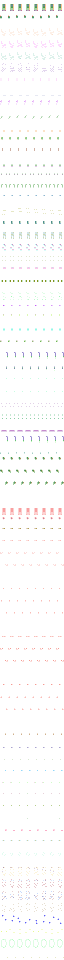
#> input picture Tools/Qud/CYFTemplates/avian/biped.png, 128 x 1920 px (shown at 1/2 size)
$ python -i TextureDetail.py   (imports and definitions only)
#> lines starting #> are read from the running program, lines starting #| are printed output that depends on the picture; after the words box and inside, x2 and y2 are one past the last pixel; in counts of white or black regions, pixels touching at a corner belong together
"""Higher-resolution feather albedo with drawn detail, from a stock feather-card atlas.

A recolour keeps the stock texture's resolution: scaled up on a big body (the Giant Raven is the
Druid's Raven x4) the feather cards show soft texels and saw-tooth alpha edges. `feathers()`
makes a texture twice the size (or `scale` times) that follows the stock layout card by card:

  - every card (a connected piece of the alpha mask) gets its own frame from its shape: the long
    axis, the tip (the end away from the thin quill), and a midline (the rachis) found per
    slice along the axis, so slightly curved feathers are followed;
  - barbs: fine ridges leaving the rachis at `barbAngle` degrees towards the tip on both vanes,
    slightly curved, with jittered spacing and a few vane splits (gaps where barbs part);
  - a soft gloss: low-frequency sheen in `glossColour` across the vanes, strongest part-way out
    from the rachis, varying along each feather; a thin highlight on the rachis;
  - small pieces (down, hair-like strands) get fine strands along their own axis instead;
  - alpha: upscaled, the stock texel steps smoothed out and the edge ramp narrowed to about two
    texels, so an alpha test cuts a smooth contour instead of stair steps; the vane margins are
    frayed a little along the barbs (feather edges, not a saw);
  - colour under transparent texels is filled from the nearest card, so mips and filtering do
    not pull in the background.

Colour: the stock colour is recoloured first (`recolor`, as RecolorEffect.recolor_rgb), so the
result keeps the stock's look and only gains detail. Everything is computed; nothing is copied
from anywhere but the input image.

`encode_bc3()` writes the game's own .texture layout (BC3 sRGB, full mip chain, the header of
HdTexture.from_image_bc3) through DirectXTex texconv when it is installed (better blocks, and
`--keep-coverage` keeps alpha-tested cards from thinning out in the mips), else through Pillow.

usage:
  TextureDetail.py feathers <stock.texture|png> <out.texture> [--png preview.png] [--options json]
"""
import io
import json
import math
import os
import shutil
import struct
import subprocess
import sys
import tempfile

import numpy as np

sys.path.insert(0, os.path.dirname(os.path.abspath(__file__)))
import HdTexture  # noqa: E402

DEFAULTS = {
    'scale': 2,
    'barbPeriod': 3.4,          # texels of the output between barbs
    'barbAngle': 38.0,          # degrees from the rachis, towards the tip
    'barbCurve': 0.004,         # bend of the barbs (per texel of distance from the rachis)
    'barbStrength': 0.26,       # luminance swing of the barb ridges
    'splits': 0.22,             # share of the vane with a split (barbs parted)
    'clump': 6.0,               # barbs per clump: neighbouring barbs cling together in groups
    'gloss': 0.55,              # strength of the sheen
    'glossColour': [40, 50, 92],    # sRGB added at full sheen: raven blue-violet
    'rachis': 0.25,             # highlight on the shaft
    'fray': 0.10,               # alpha threshold swing at the vane margins
    'edge': [0.22, 0.78],       # alpha remap: smoothstep(edge0, edge1) after smoothing
    'smooth': 0.9,              # Gaussian sigma (output texels) that rounds the stock texel steps
    'minCard': 900,             # input texels: smaller pieces count as down / strands
    'seed': 7,
    'recolor': None,            # {"hue", "minSat", "hueShift", "sat", "value"}
}


def _smoothstep(e0, e1, x):
    t = np.clip((x - e0) / (e1 - e0), 0.0, 1.0)
    return t * t * (3 - 2 * t)


def _noise(shape, cell, rng, octaves=3):
    """Smooth value noise in 0..1 (fbm of bicubic-upscaled random grids)."""
    from PIL import Image
    h, w = shape
    out = np.zeros(shape, np.float32)
    total = 0.0
    amp = 1.0
    for o in range(octaves):
        c = max(2.0, cell / (2 ** o))
        gh, gw = int(h / c) + 3, int(w / c) + 3
        grid = rng.random((gh, gw)).astype(np.float32)
        img = Image.fromarray(grid, 'F').resize((int(gw * c), int(gh * c)), Image.BICUBIC)
        out += amp * np.asarray(img)[:h, :w]
        total += amp
        amp *= 0.5
    out /= total
    lo, hi = np.percentile(out, 1), np.percentile(out, 99)
    return np.clip((out - lo) / max(1e-6, hi - lo), 0, 1)


def _recolor(rgb, op):
    """Vectorised RecolorEffect.recolor_rgb on an (..., 3) array in 0..1."""
    if not op:
        return rgb
    r, g, b = rgb[..., 0], rgb[..., 1], rgb[..., 2]
    mx, mn = rgb.max(-1), rgb.min(-1)
    v = mx
    d = mx - mn
    s = np.where(mx > 0, d / np.maximum(mx, 1e-9), 0)
    h = np.zeros_like(mx)
    nz = d > 1e-9
    rc = np.where(nz, (mx - r) / np.maximum(d, 1e-9), 0)
    gc = np.where(nz, (mx - g) / np.maximum(d, 1e-9), 0)
    bc = np.where(nz, (mx - b) / np.maximum(d, 1e-9), 0)
    h = np.where(r == mx, bc - gc, np.where(g == mx, 2.0 + rc - bc, 4.0 + gc - rc))
    h = np.where(nz, (h / 6.0) % 1.0, 0)
    if 'hue' in op:
        h = np.full_like(h, (op['hue'] % 360) / 360.0)
        s = np.maximum(s, op.get('minSat', 0.0))
    h = (h + op.get('hueShift', 0) / 360.0) % 1.0
    s = np.minimum(1.0, s * op.get('sat', 1.0))
    v = np.minimum(1.0, v * op.get('value', 1.0))
    i = np.floor(h * 6.0).astype(int) % 6
    f = h * 6.0 - np.floor(h * 6.0)
    p, q, t = v * (1 - s), v * (1 - s * f), v * (1 - s * (1 - f))
    out = np.stack([np.choose(i, [v, q, p, p, t, v]), np.choose(i, [t, v, v, q, p, p]), np.choose(i, [p, p, t, v, v, q])], -1)
    return out


def _card_frames(alpha_in, scale, opts):
    """Per output texel: card id, along (towards the tip), across (from the midline), half-width.
    Computed on the input mask, then scaled up."""
    from scipy import ndimage
    mask = alpha_in > 0.5
    labels, count = ndimage.label(mask, structure=np.ones((3, 3)))
    H, W = alpha_in.shape
    oh, ow = H * scale, W * scale
    yy, xx = np.mgrid[0:oh, 0:ow].astype(np.float32)
    yy = (yy + 0.5) / scale - 0.5
    xx = (xx + 0.5) / scale - 0.5
    # every output texel belongs to the nearest card (so the frame also covers the soft margins)
    dist, (iy, ix) = ndimage.distance_transform_edt(~mask, return_indices=True)
    near = labels[iy, ix]
    near_out = near[np.clip(np.round(yy).astype(int), 0, H - 1), np.clip(np.round(xx).astype(int), 0, W - 1)]
    along = np.zeros((oh, ow), np.float32)
    across = np.zeros((oh, ow), np.float32)
    half = np.ones((oh, ow), np.float32)
    kind = np.zeros((oh, ow), np.int8)       # 1 = feather card, 2 = down / strand
    cards = []
    for k, sl in enumerate(ndimage.find_objects(labels), start=1):
        if sl is None:
            continue
        ys, xs = np.nonzero(labels[sl] == k)
        ys = ys + sl[0].start
        xs = xs + sl[1].start
        area = len(ys)
        pts = np.stack([xs, ys], 1).astype(np.float64)
        c = pts.mean(0)
        cov = np.cov((pts - c).T) if area > 2 else np.eye(2)
        w_, v_ = np.linalg.eigh(cov)
        u = v_[:, 1]
        n = np.array([-u[1], u[0]])
        s = (pts - c) @ u
        t = (pts - c) @ n
        sel = (near_out == k)
        S = (xx[sel] - c[0]) * u[0] + (yy[sel] - c[1]) * u[1]
        T = (xx[sel] - c[0]) * n[0] + (yy[sel] - c[1]) * n[1]
        if area < opts['minCard'] or len(s) < 10:
            along[sel] = S * scale
            across[sel] = T * scale
            half[sel] = max(1.0, math.sqrt(w_[0]) * 2 * scale)
            kind[sel] = 2
            continue
        # midline and width per slice along the axis
        bins = np.linspace(s.min(), s.max() + 1e-6, max(8, int((s.max() - s.min()) / 6)) + 1)
        idx = np.clip(np.digitize(s, bins) - 1, 0, len(bins) - 2)
        mids = np.array([np.median(t[idx == b]) if np.any(idx == b) else np.nan for b in range(len(bins) - 1)])
        widths = np.array([(t[idx == b].max() - t[idx == b].min()) if np.any(idx == b) else 0 for b in range(len(bins) - 1)])
        centres = (bins[:-1] + bins[1:]) / 2
        ok = ~np.isnan(mids)
        mids = np.interp(centres, centres[ok], mids[ok])
        mids = ndimage.uniform_filter1d(mids, 3, mode='nearest')
        widths = ndimage.uniform_filter1d(widths.astype(float), 3, mode='nearest')
        # the quill end is the end with the long bare stretch (both ends taper; the quill stays thin
        # for a long way): count the thin slices from each end. The tip is the other end.
        thin = widths < 0.22 * widths.max()
        run_start = int(np.argmin(thin)) if not thin.all() else len(thin)
        run_end = int(np.argmin(thin[::-1])) if not thin.all() else len(thin)
        if run_start != run_end:
            sign = 1.0 if run_start > run_end else -1.0
        else:
            q = max(1, len(widths) // 5)
            sign = 1.0 if widths[:q].mean() < widths[-q:].mean() else -1.0
        mid_out = np.interp(S, centres, mids)
        half_out = np.maximum(1.0, np.interp(S, centres, widths) / 2)
        along[sel] = sign * S * scale
        across[sel] = (T - mid_out) * scale
        half[sel] = half_out * scale
        kind[sel] = 1
        cards.append({'id': k, 'area': int(area), 'centre': [round(float(c[0]), 1), round(float(c[1]), 1)],
                      'axis': [round(float(u[0] * sign), 3), round(float(u[1] * sign), 3)]})
    return along, across, half, kind, cards


def _fill_transparent(rgb, alpha, iterations=10):
    """Colour under transparent texels from the nearest opaque ones (no background bleed in mips)."""
    from scipy import ndimage
    solid = alpha > 0.5
    if not solid.any():
        return rgb
    _, (iy, ix) = ndimage.distance_transform_edt(~solid, return_indices=True)
    filled = rgb[iy, ix]
    w = _smoothstep(0.0, 0.5, alpha)[..., None]
    return rgb * w + filled * (1 - w)


def feathers(img, options=None):
    """Stock feather atlas (Pillow RGBA) -> (Pillow RGBA at scale x, report)."""
    from PIL import Image, ImageFilter
    from scipy import ndimage
    opts = dict(DEFAULTS)
    opts.update(options or {})
    scale = int(opts['scale'])
    rng = np.random.default_rng(opts['seed'])
    src = np.asarray(img.convert('RGBA')).astype(np.float32) / 255.0
    H, W = src.shape[:2]
    oh, ow = H * scale, W * scale
    # colour: premultiplied Lanczos upscale (no dark fringe), then unpremultiplied
    a_in = src[..., 3]
    pre = src[..., :3] * a_in[..., None]

    def up(ch):
        return np.asarray(Image.fromarray(ch.astype(np.float32), 'F').resize((ow, oh), Image.LANCZOS))
    a_up = np.clip(up(a_in), 0, 1)
    rgb_up = np.stack([up(pre[..., i]) for i in range(3)], -1)
    rgb_fill = np.stack([up(_fill_transparent(src[..., :3], a_in)[..., i]) for i in range(3)], -1)
    rgb = np.where(a_up[..., None] > 0.05, np.clip(rgb_up / np.maximum(a_up[..., None], 1e-4), 0, 1), np.clip(rgb_fill, 0, 1))
    rgb = _recolor(rgb, opts['recolor'])

    along, across, half, kind, cards = _card_frames(a_in, scale, opts)
    feather = kind == 1
    down = kind == 2
    rel = np.clip(np.abs(across) / half, 0, 1.5)             # 0 at the rachis, 1 at the margin

    # barbs: iso-lines of w = along - |across| / tan(angle) - curve * across^2
    theta = math.radians(opts['barbAngle'])
    jitter = (_noise((oh, ow), 40 * scale, rng) - 0.5) * 3.0 + (_noise((oh, ow), 9 * scale, rng) - 0.5) * 1.6   # wander of the spacing
    w = along - np.abs(across) / math.tan(theta) - opts['barbCurve'] * across * across + jitter
    period = opts['barbPeriod'] / math.sin(theta)                 # along the axis
    phase = 2 * math.pi * w / period
    ridge = (0.5 + 0.5 * np.cos(phase)) ** 2.2                    # thin bright barb ridges
    # clumps: groups of barbs cling together; the barbs at a clump's edge are darker (shadowed)
    clump_phase = phase / opts['clump'] + (_noise((oh, ow), 18 * scale, rng) - 0.5) * 3.0
    clump = 0.5 + 0.5 * np.cos(clump_phase)
    # vane splits: a few places where neighbouring barbs part (a dark gap along a barb)
    split_field = _noise((oh, ow), 26 * scale, rng)
    split_gate = _smoothstep(1 - opts['splits'] - 0.05, 1 - opts['splits'] + 0.05, split_field)
    gap = split_gate * _smoothstep(0.92, 0.99, 0.5 + 0.5 * np.cos(phase / 7.0 + 1.3)) * (rel > 0.12)
    # fine barbules: a faint cross-hatch along the barbs
    barbule = 0.5 + 0.5 * np.sin(2 * math.pi * (along * 0.9 + np.abs(across) * 1.4) / 1.7)
    # no barbs on the shaft itself, nor on the bare quill (where the card is only a few texels wide)
    vane = _smoothstep(0.03, 0.12, rel) * _smoothstep(2.5 * scale, 5.0 * scale, half)
    lum = 1.0 + feather * vane * (opts['barbStrength'] * (ridge - 0.35) * (0.55 + 0.45 * clump) + 0.16 * (clump - 0.5)
                                  + 0.06 * (barbule - 0.5) - 0.55 * gap)
    # down and strands: fine lines along their own axis
    strands = 0.5 + 0.5 * np.sin(2 * math.pi * across / 2.1 + (_noise((oh, ow), 12 * scale, rng) - 0.5) * 5)
    lum = lum + down * 0.22 * (strands - 0.5)
    # rachis highlight
    shaft = np.exp(-(across / (0.9 * scale)) ** 2) * feather
    # gloss: sheen strongest part-way out on the vanes, varying along the feather and across cards
    sheen = np.exp(-((rel - 0.42) / 0.3) ** 2) * feather + 0.35 * down
    variation = _noise((oh, ow), 90 * scale, rng)
    streak = 0.5 + 0.5 * np.sin(2 * math.pi * along / (140.0 * scale) + variation * 4)
    gloss = opts['gloss'] * sheen * (0.35 + 0.65 * variation * streak) * (0.75 + 0.25 * ridge)
    gc = np.asarray(opts['glossColour'], np.float32) / 255.0
    out = rgb * lum[..., None] + gc * gloss[..., None] * (0.55 + 0.45 * ridge[..., None]) + gc * opts['rachis'] * shaft[..., None]
    out = np.clip(out, 0, 1)

    # alpha: smooth the stock texel steps, narrow the ramp, fray the vane margins along the barbs
    a_s = ndimage.gaussian_filter(a_up, opts['smooth'])
    e0, e1 = opts['edge']
    margin = feather * _smoothstep(0.7, 1.0, rel)
    shift = opts['fray'] * margin * (0.5 - ridge) * 2
    alpha = _smoothstep(e0 + shift, e1 + shift, a_s)
    # thin parts (loose barbs at the quill, down) keep the stock's soft coverage instead of vanishing
    alpha = np.maximum(alpha, 0.9 * np.clip(a_up, 0, 1) * (1 - margin))
    # keep fine soft parts (down, strands) as soft as the stock had them
    alpha = np.where(down, np.maximum(alpha * 0.85, np.clip(a_up, 0, 1) * 0.9), alpha)
    out = _fill_transparent(out, alpha)
    rgba = np.dstack([out, alpha])
    result = Image.fromarray((rgba * 255 + 0.5).astype(np.uint8), 'RGBA')
    report = {'input': [W, H], 'output': [ow, oh], 'cards': len(cards), 'downPieces': int(len(np.unique(np.asarray(kind == 2)))),
              'options': {k: v for k, v in opts.items()}}
    return result, report


# [120 lines left out: functions _texconv, _dds_levels, _texture_bytes, encode_bc3, check_texture, main, not called in this run]


# [2 lines not run here, left out]

>>> from PIL import Image
>>> picture = Image.open('../Qud/CYFTemplates/avian/biped.png')
#> picture is the input picture: PIL image 128x1920 RGBA; mean R, G, B, A 3.3, 2.9, 2.5, 5.3
>>> result = feathers(picture)
#> in _fill_transparent, `solid = alpha > 0.5`: solid: shape (1920, 128) bool; 2.1% white in thin lines or dots
#> in _fill_transparent, `_, (iy, ix) = ndimage.distance_transform_edt(~solid, return_indices=Tr..`:
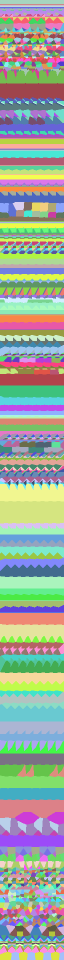
#> iy: shape (1920, 128) int32 (shown at 1/2 size); 424 distinct labels, from 8 to 1915; one colour per label, 0 black
#> in _fill_transparent, `_, (iy, ix) = ndimage.distance_transform_edt(~solid, return_indices=Tr..`:
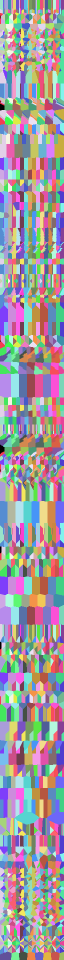
#> ix: shape (1920, 128) int32 (shown at 1/2 size); 128 distinct labels, from 0 to 127; one colour per label, 0 black
#> in _card_frames, `labels, count = ndimage.label(mask, structure=np.ones((3, 3)))`:
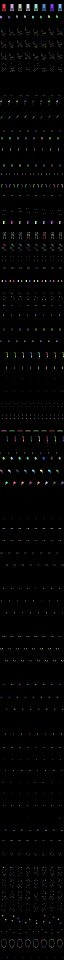
#> labels: shape (1920, 128) int32 (shown at 1/2 size); 1659 distinct labels, from 0 to 1658; one colour per label, 0 black
#> in _card_frames, `labels, count = ndimage.label(mask, structure=np.ones((3, 3)))`: count = 1658
#> in _card_frames, `near = labels[iy, ix]`: near: shape (1920, 128) int32; 1658 distinct labels, from 1 to 1658
#> in _card_frames, `near_out = near[np.clip(np.round(yy).astype(int), 0, H - 1), np.clip(n..`:
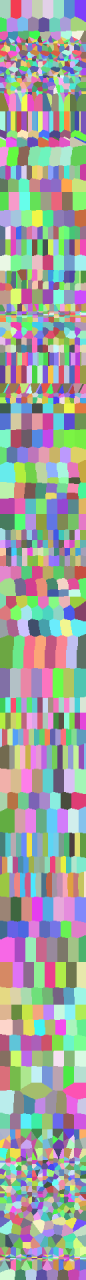
#> near_out: shape (3840, 256) int32 (shown at 1/3 size); 1658 distinct labels, from 1 to 1658; one colour per label, 0 black
#> the loop in _card_frames, `for k, sl in enumerate(ndimage.find_objects(labels), start=1):` made 1658 passes
#> (area, c, cov, w_, v_, n) on passes 1 to 3: (74, [7.5, 14.03], [[3.65, -6.08e-18], [-6.08e-18, 16.52]], [3.65, 16.52], [[1, 0], [0, 1]], [-1, 0]), (74, [23.5, 14.03], [[3.65, -6.08e-18], [-6.08e-18, 16.52]], [3.65, 16.52], [[1, 0], [0, 1]], [-1, 0]), (74, [39.5, 14.03], [[3.65, -6.08e-18], [-6.08e-18, 16.52]], [3.65, 16.52], [[1, 0], [0, 1]], [-1, 0])
#> after the loop in _card_frames, `for k, sl in enumerate(ndimage.find_objects(labels), start=1):`:
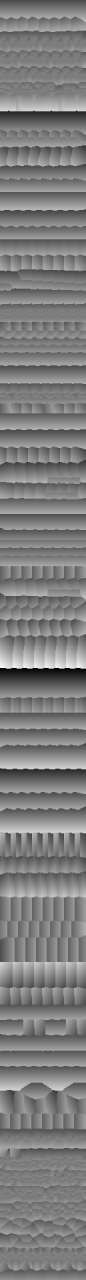
#> along: shape (3840, 256) float32 (shown at 1/3 size); min -68.5, max 71.37, mean 0.6; drawn with min black and max white
#> after the loop in _card_frames, `for k, sl in enumerate(ndimage.find_objects(labels), start=1):`:
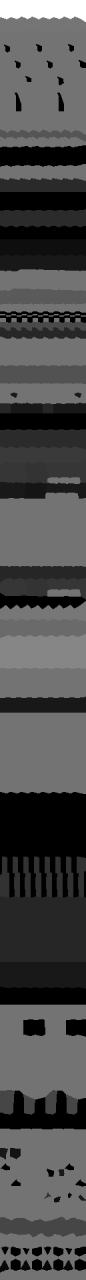
#> half: shape (3840, 256) float32 (shown at 1/3 size); min 1, max 7.64, mean 2.99; drawn with min black and max white
#> after the loop in _card_frames, `for k, sl in enumerate(ndimage.find_objects(labels), start=1):`: kind: shape (3840, 256) int8; every value is 2
#> in feathers, `down = kind == 2`: down: shape (3840, 256) bool; every value is 1
#> call 2 of _noise, with shape = (3840, 256), cell = 18, octaves = 3
#> after the loop in _noise (call 2), `for o in range(octaves):`:
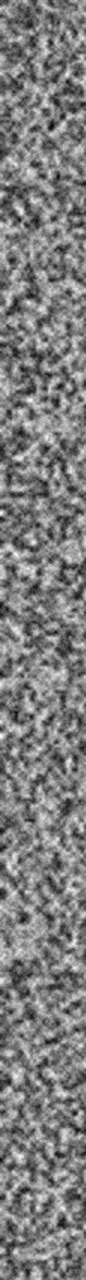
#> out: shape (3840, 256) float32 (shown at 1/3 size); min 0.00933, max 1.76, mean 0.877; drawn with min black and max white

$ run again, on Tools/Qud/CYFTemplates/avian/cactus.png
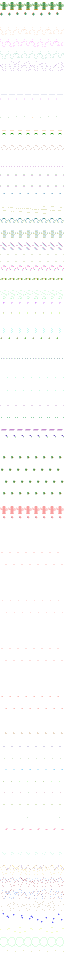
#> input picture Tools/Qud/CYFTemplates/avian/cactus.png, 128 x 1920 px (shown at 1/2 size)
#> picture is the input picture: PIL image 128x1920 RGBA; mean R, G, B, A 3.5, 3, 2.4, 5.5
#> solid: shape (1920, 128) bool; 2.1% white in thin lines or dots
#> iy: shape (1920, 128) int32; 379 distinct labels, from 4 to 1902
#> ix: shape (1920, 128) int32; 128 distinct labels, from 0 to 127
#> labels: shape (1920, 128) int32; 1964 distinct labels, from 0 to 1963
#> count = 1963
#> near: shape (1920, 128) int32; 1963 distinct labels, from 1 to 1963
#> in _card_frames, `near_out = near[np.clip(np.round(yy).astype(int), 0, H - 1), np.clip(n..`:
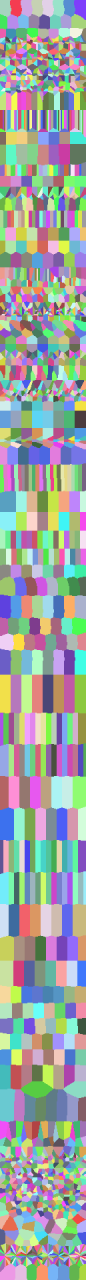
#> near_out: shape (3840, 256) int32 (shown at 1/3 size); 1963 distinct labels, from 1 to 1963; one colour per label, 0 black
#> the loop in _card_frames, `for k, sl in enumerate(ndimage.find_objects(labels), start=1):` made 1963 passes
#> (area, c, cov, w_, v_) on passes 1 to 3: (118, [7.58, 11.48], [[8.37, 0.523], [0.523, 18.23]], [8.34, 18.26], [[-0.999, 0.0527], [0.0527, 0.999]]), (118, [23.58, 11.48], [[8.37, 0.523], [0.523, 18.23]], [8.34, 18.26], [[-0.999, 0.0527], [0.0527, 0.999]]), (118, [39.58, 11.48], [[8.37, 0.523], [0.523, 18.23]], [8.34, 18.26], [[-0.999, 0.0527], [0.0527, 0.999]])
#> down: shape (3840, 256) bool; every value is 1
#> in feathers, `rel = np.clip(np.abs(across) / half, 0, 1.5)`:
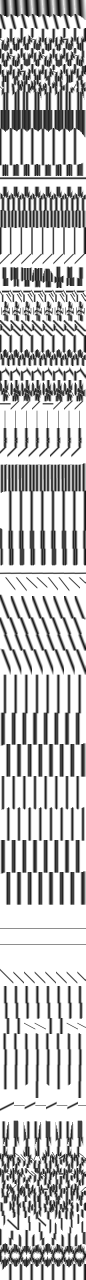
#> rel: shape (3840, 256) float32 (shown at 1/3 size); min 0, max 1.5, mean 1.11; drawn with min black and max white

$ run again, on Tools/Qud/CYFTemplates/avian/chair.png
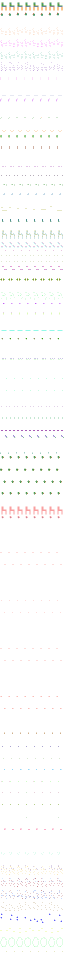
#> input picture Tools/Qud/CYFTemplates/avian/chair.png, 128 x 1920 px (shown at 1/2 size)
#> picture is the input picture: PIL image 128x1920 RGBA; mean R, G, B, A 3.1, 2.7, 2.2, 4.8
#> solid: shape (1920, 128) bool; 1.9% white in thin lines or dots
#> iy: shape (1920, 128) int32; 367 distinct labels, from 5 to 1903
#> ix: shape (1920, 128) int32; 124 distinct labels, from 0 to 127
#> labels: shape (1920, 128) int32; 1888 distinct labels, from 0 to 1887
#> count = 1887
#> near: shape (1920, 128) int32; 1887 distinct labels, from 1 to 1887
#> in _card_frames, `near_out = near[np.clip(np.round(yy).astype(int), 0, H - 1), np.clip(n..`:
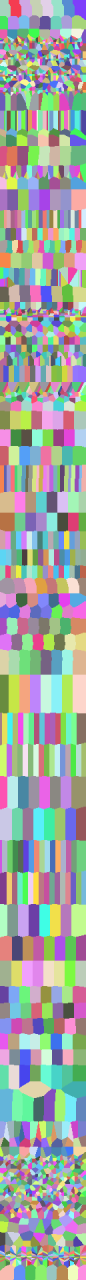
#> near_out: shape (3840, 256) int32 (shown at 1/3 size); 1887 distinct labels, from 1 to 1887; one colour per label, 0 black
#> the loop in _card_frames, `for k, sl in enumerate(ndimage.find_objects(labels), start=1):` made 1887 passes
#> (area, c, cov, w_, v_) on passes 1 to 3: (82, [6.62, 12.39], [[10.93, 4.35], [4.35, 16.98]], [8.66, 19.25], [[-0.886, 0.463], [0.463, 0.886]]), (82, [22.62, 12.39], [[10.93, 4.35], [4.35, 16.98]], [8.66, 19.25], [[-0.886, 0.463], [0.463, 0.886]]), (82, [38.62, 12.39], [[10.93, 4.35], [4.35, 16.98]], [8.66, 19.25], [[-0.886, 0.463], [0.463, 0.886]])
#> down: shape (3840, 256) bool; every value is 1
#> in feathers, `rel = np.clip(np.abs(across) / half, 0, 1.5)`:
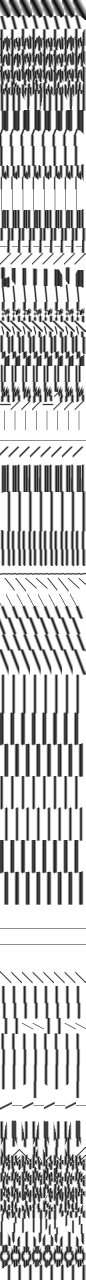
#> rel: shape (3840, 256) float32 (shown at 1/3 size); min 0, max 1.5, mean 1.12; drawn with min black and max white

$ run again, on Tools/Qud/CYFTemplates/avian/door.png
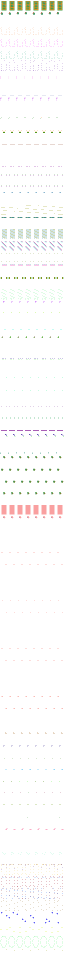
#> input picture Tools/Qud/CYFTemplates/avian/door.png, 128 x 1920 px (shown at 1/2 size)
#> picture is the input picture: PIL image 128x1920 RGBA; mean R, G, B, A 4.6, 3.6, 2.8, 6.6
#> solid: shape (1920, 128) bool; 2.4% white; 2092 white regions (2068 under 20 px), largest, box (x1, y1, x2, y2) and area: (3, 2, 13, 21) 190, (19, 2, 29, 21) 190, (35, 2, 45, 21) 190
#> iy: shape (1920, 128) int32; 408 distinct labels, from 2 to 1900
#> ix: shape (1920, 128) int32; 124 distinct labels, from 0 to 127
#> labels: shape (1920, 128) int32; 2093 distinct labels, from 0 to 2092
#> count = 2092
#> near: shape (1920, 128) int32; 2092 distinct labels, from 1 to 2092
#> near_out: shape (3840, 256) int32; 2092 distinct labels, from 1 to 2092
#> the loop in _card_frames, `for k, sl in enumerate(ndimage.find_objects(labels), start=1):` made 2092 passes
#> (area, c, cov, w_, v_, n) on passes 1 to 3: (190, [7.5, 11], [[8.29, 0], [0, 30.16]], [8.29, 30.16], [[1, 0], [0, 1]], [-1, 0]), (190, [23.5, 11], [[8.29, 0], [0, 30.16]], [8.29, 30.16], [[1, 0], [0, 1]], [-1, 0]), (190, [39.5, 11], [[8.29, 0], [0, 30.16]], [8.29, 30.16], [[1, 0], [0, 1]], [-1, 0])
#> down: shape (3840, 256) bool; every value is 1
#> in feathers, `rel = np.clip(np.abs(across) / half, 0, 1.5)`:
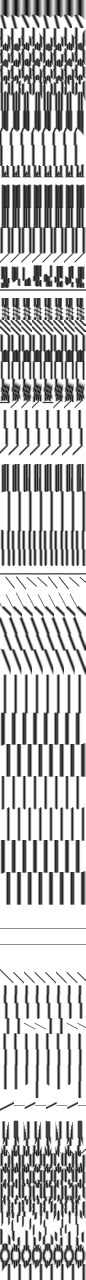
#> rel: shape (3840, 256) float32 (shown at 1/3 size); min 0, max 1.5, mean 1.09; drawn with min black and max white
